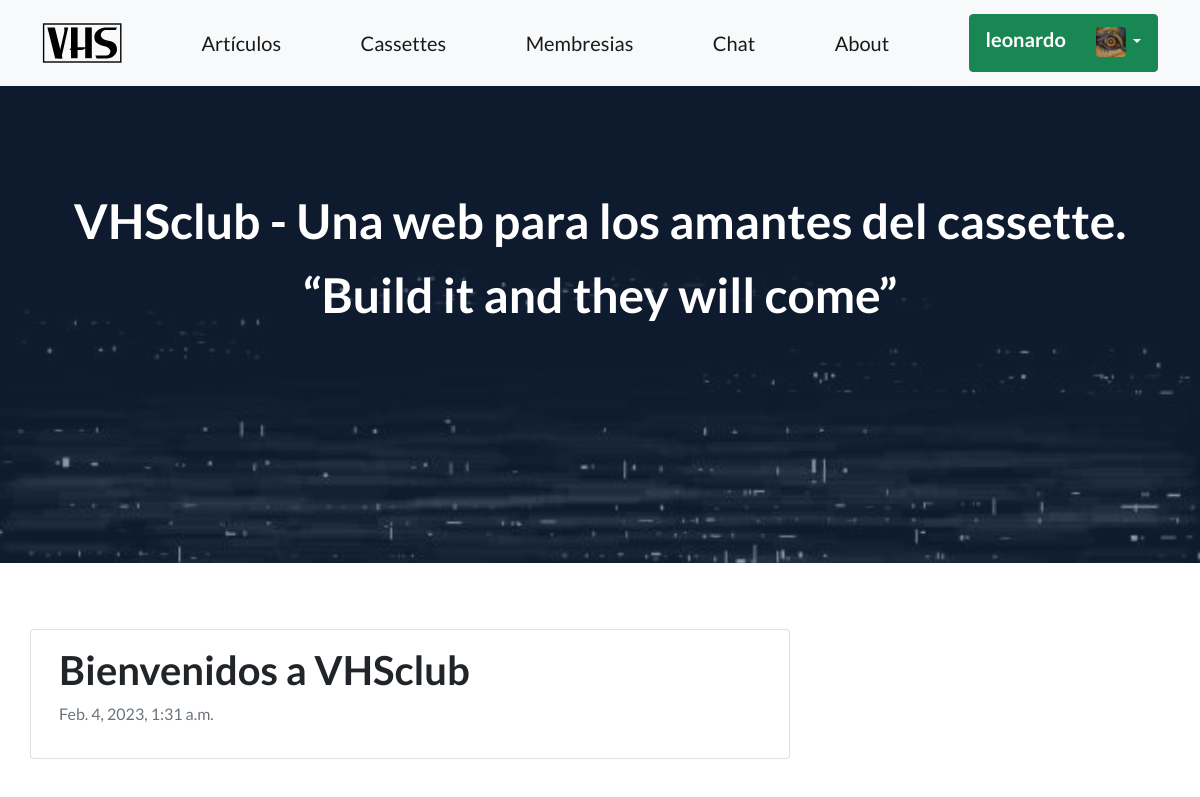
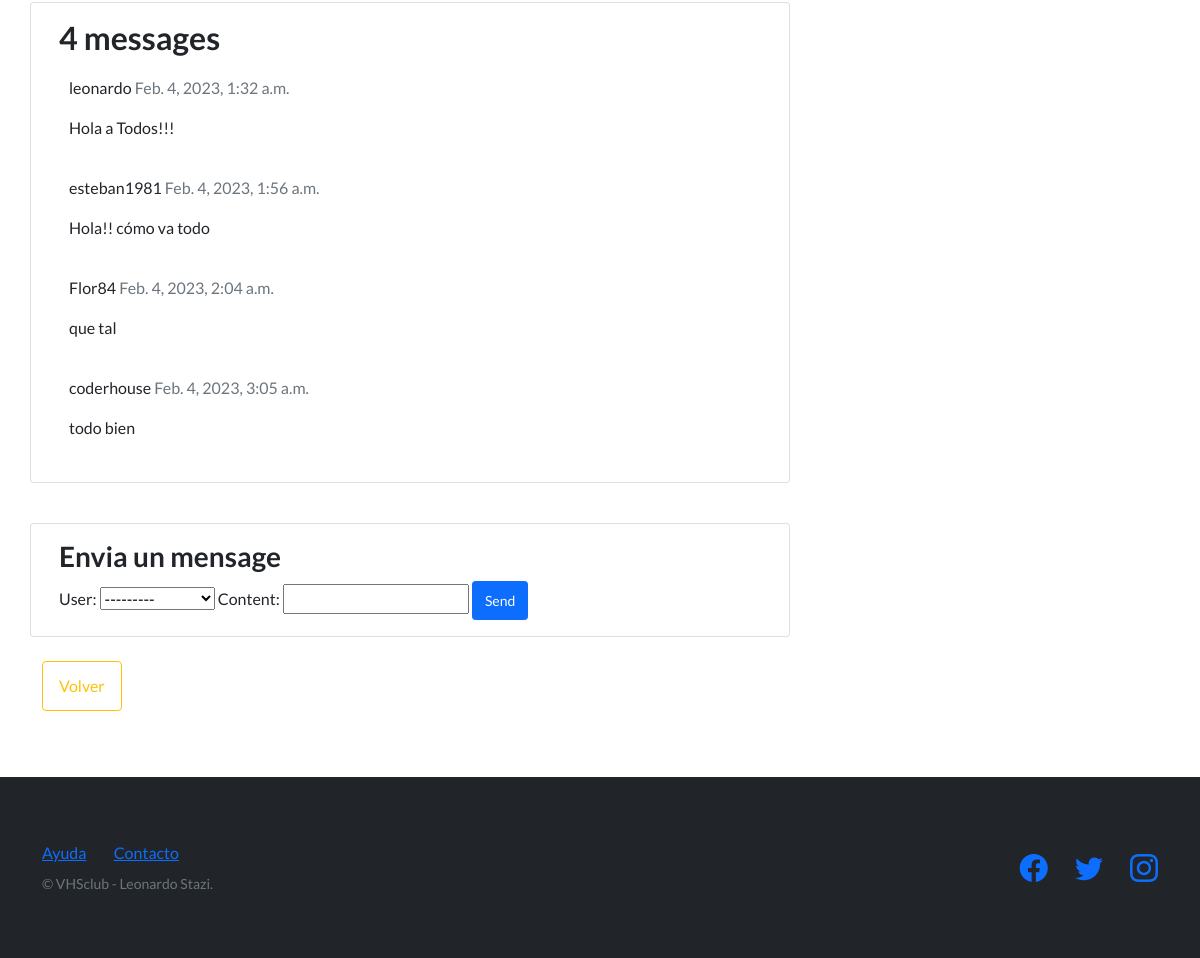
The app's page /chat/Bienvenidos-a-VHSclub/ (signed in) with its own data (2 pictures, top to bottom).
### vhsApp/models.py (models this page shows, shortened)
class Avatar(models.Model):
    user = models.OneToOneField(User, on_delete=models.CASCADE, null=True)
    imagen = models.ImageField(upload_to='avatares', null=True, blank=True)

### chat/models.py (models this page shows, shortened)
class Room(models.Model):
    name = models.CharField(max_length=250, unique=True)
    slug = models.SlugField(max_length=250, unique=True)
    author = models.ForeignKey(User, on_delete= models.CASCADE,related_name='rooms', null=True)
    created_on = models.DateTimeField(auto_now_add=True, blank=True, null=True)
    status = models.IntegerField(choices=STATUS, default=1)
    class Meta:
        ordering = ['-created_on']

class Message(models.Model):
    room = models.ForeignKey(Room, related_name='messages', on_delete=models.CASCADE)
    user = models.ForeignKey(User, related_name='messages', on_delete=models.CASCADE)
    content = models.CharField(max_length=500)
    date_added = models.DateTimeField(auto_now_add=True)
    active = models.BooleanField(default=True)
    class Meta:
        ordering = ('date_added',)

### chat/views.py (the view)
# urls.py: path('<slug:slug>/', views.room_detail, name='room_detail'),
def room_detail(request, slug):
    room = get_object_or_404(Room, slug=slug)
    messages = room.messages.filter(active=True)
    new_message = None
    if request.method == 'POST':
        message_form = MessageForm(data=request.POST)
        if message_form.is_valid():
            new_message = message_form.save(commit=False)
            new_message.room = room
            new_message.save()
    else:
        message_form = MessageForm()
    return render(
        request,
        template_name='chat/room_detail.html',
        context={'room': room,
        'messages': messages,
        'new_message': new_message,
        'message_form': message_form}
        )

### chat/forms.py
class MessageForm(forms.ModelForm):
    class Meta:
        model = Message
        fields = ('user', 'content')

### chat/templates/chat/room_detail.html (shortened to what this page needs)
{% extends "vhsApp/base.html" %}
{% load static %}
{% block background %}{% static 'chat/assets/vhs-lluvia.jpg' %}{% endblock %}
{% block contenidoVarios %}
<div class="container">
    <div class="row">
      <div class="col-md-8 card mb-4  mt-3 left  top">
        <div class="card-body">
          <h1>{% block title %} {{ room.name }} {% endblock title %}</h1>
          <p class=" text-muted">{{ room.created_on }}</p>
        </div>
      </div>
      <div class="col-md-8 card mb-4  mt-3 ">
        <div class="card-body">
          <h2>{{ messages.count }} messages</h2>
          {% for message in messages %}
          <div class="messages" style="padding: 10px;">
            <p class="font-weight-bold">
              {{ message.user }}
              <span class=" text-muted font-weight-normal">
                {{ message.date_added }}
              </span>
            </p>
            {{ message.content | linebreaks }}
          </div>
          {% endfor %}
        </div>
      </div>
      <div class="col-md-8 card mb-4  mt-3 ">
        <div class="card-body">
          {% if new_message %}
          <div class="alert alert-success" role="alert">
            Mensage enviado!!
          </div>
          {% else %}
          <h3>Envia un mensage</h3>
          <form method="post" class="form-group row-md-4">
            {{ message_form.as_table }}
            <button type="submit" class="btn btn-primary  btn-sm">Send</button>
          </form>
          {% endif %}
        </div>
      </div>
    </div>
      <a href="{% url 'room_list' %}">
      <button class="btn btn-outline-warning mb-3">Volver</button>
      </a>
  </div>
{% endblock contenidoVarios %}

### vhsApp/templates/vhsApp/base.html (shortened to what this page needs)
<!DOCTYPE html>
<html lang="en">
    <head>
        {% load static %}
        <link href="https://cdn.jsdelivr.net/npm/bootstrap-icons@1.5.0/font/bootstrap-icons.css"
rel="stylesheet" type="text/css" />
        <link href="{% static 'vhsApp/css/styles.css' %}" rel="stylesheet" />
    </head>
    <body>
        <nav class="navbar navbar-light bg-light fixed-top">
            <div class="container">
                <a class="navbar-brand" href="{% url 'inicio' %}">
                    <img src="{% static 'vhsApp/assets/brand/VHS-Logo.svg' %}" width="80" height="60" class="d-inline-block align-top" alt="">
                </a>
                <a class="navbar-brand" href="{% url 'post_list' %}">Artículos</a>
                <a class="navbar-brand" href="{% url 'listar_cassettes' %}">Cassettes</a>
                <a class="navbar-brand" href="{% url 'listar_membresias' %}">Membresias</a>
                <a class="navbar-brand" href="{% url 'room_list' %}">Chat</a>
                <a class="navbar-brand" href="{% url 'about' %}">About</a>
                {% if user.is_authenticated %}
                <div class="dropdown">
                    <button class="btn btn-success dropdown-toggle" type="button" id="dropdownMenuButton1" data-bs-toggle="dropdown" aria-expanded="false">
                        <div style="display: inline-flex;">
                            <span style="padding: 0px 30px 0px 0px;"><h5>{{ user.username }}</h5></span>
                            <div>
                                <img src="{{ user.avatar.imagen.url }}" class="rounded mx-auto d-block" style="width:30px;"/>
                            </div>
                        </div>
                    </button>
                  </div>
                </div>
                {% else %}
                <a class="btn btn-success" href="{% url 'login' %}">Iniciar sesión</a>
                <a class="btn btn-info" href="{% url 'registro' %}">Registrate</a>
                {% endif %}
        </nav>
        <header class="masthead"
            style="background-image: url('{% block background %}{% endblock background %}')">
            <div class="container position-relative">
                <div class="row justify-content-center">
                    <div class="col-x2-6">
                        <div class="text-center text-white">
                            <h1 class="mb-5">VHSclub - Una web para los amantes del cassette.<p></p><p>“Build it and they will come”</p></h1>
                        </div>
                    </div>
                </div>
            </div>
        </header>
        <section style="padding:50px 20px;">
            {% block contenidoVarios %}
            {% endblock contenidoVarios %}
        </section>
        <footer class="footer bg-dark">
            <div class="container">
                <div class="row">
                    <div class="col-lg-6 h-100 text-center text-lg-start my-auto">
                        <ul class="list-inline mb-2">
                            <li class="list-inline-item"><a href="#!">Ayuda</a></li>
                            <li class="list-inline-item">⋅</li>
                            <li class="list-inline-item"><a href="#!">Contacto</a></li>
                        </ul>
                        <p class="text-muted small mb-4 mb-lg-0">&copy; VHSclub - Leonardo Stazi.</p>
                    </div>
                    <div class="col-lg-6 h-100 text-center text-lg-end my-auto">
                        <ul class="list-inline mb-0">
                            <li class="list-inline-item me-4">
                                <a href="#!"><i class="bi-facebook fs-3"></i></a>
                            </li>
                            <li class="list-inline-item me-4">
                                <a href="#!"><i class="bi-twitter fs-3"></i></a>
                            </li>
                            <li class="list-inline-item">
                                <a href="#!"><i class="bi-instagram fs-3"></i></a>
                            </li>
                        </ul>
                    </div>
                </div>
            </div>
        </footer>
    </body>
</html>

### records on screen
Room: name "Bienvenidos a VHSclub", created_on "Feb. 4, 2023, 1:31 a.m."
Message: user "leonardo", date_added "Feb. 4, 2023, 1:32 a.m.", content "Hola a Todos!!!"
Message: user "esteban1981", date_added "Feb. 4, 2023, 1:56 a.m.", content "Hola!! cómo va todo"
Message: user "Flor84", date_added "Feb. 4, 2023, 2:04 a.m.", content "que tal"
Message: user "coderhouse", date_added "Feb. 4, 2023, 3:05 a.m.", content "todo bien"

### other values on screen
{{ user.username }} "leonardo"
{{ messages.count }} "4"
